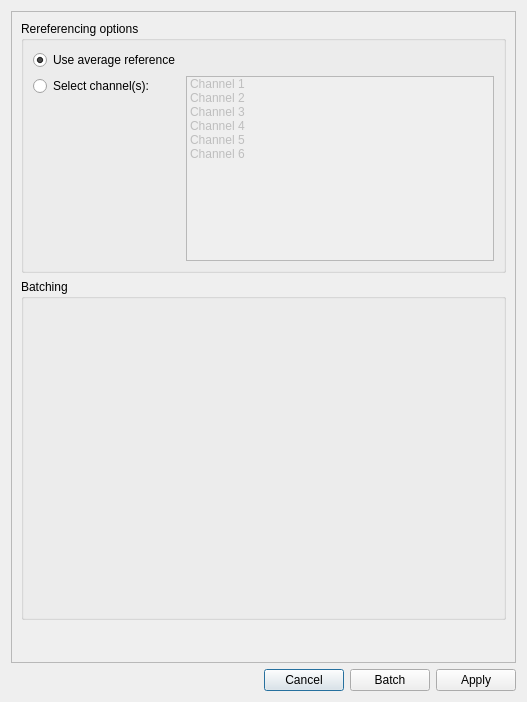
<?xml version="1.0" encoding="UTF-8"?>
<ui version="4.0">
 <class>rereferencingDialog</class>
 <widget class="QDialog" name="rereferencingDialog">
  <property name="geometry">
   <rect>
    <x>0</x>
    <y>0</y>
    <width>527</width>
    <height>702</height>
   </rect>
  </property>
  <property name="windowTitle">
   <string>Meggie - Rereferencing</string>
  </property>
  <layout class="QGridLayout" name="gridLayout_2">
   <item row="1" column="0">
    <layout class="QHBoxLayout" name="horizontalLayout">
     <item>
      <spacer name="horizontalSpacer">
       <property name="orientation">
        <enum>Qt::Horizontal</enum>
       </property>
       <property name="sizeHint" stdset="0">
        <size>
         <width>40</width>
         <height>20</height>
        </size>
       </property>
      </spacer>
     </item>
     <item>
      <widget class="QPushButton" name="pushButtonCancel">
       <property name="text">
        <string>Cancel</string>
       </property>
      </widget>
     </item>
     <item>
      <widget class="QPushButton" name="pushButtonBatch">
       <property name="text">
        <string>Batch</string>
       </property>
      </widget>
     </item>
     <item>
      <widget class="QPushButton" name="pushButtonApply">
       <property name="text">
        <string>Apply</string>
       </property>
      </widget>
     </item>
    </layout>
   </item>
   <item row="0" column="0">
    <widget class="QScrollArea" name="scrollArea">
     <property name="widgetResizable">
      <bool>true</bool>
     </property>
     <widget class="QWidget" name="scrollAreaWidgetContents">
      <property name="geometry">
       <rect>
        <x>0</x>
        <y>0</y>
        <width>507</width>
        <height>646</height>
       </rect>
      </property>
      <layout class="QGridLayout" name="gridLayout">
       <item row="0" column="0">
        <widget class="QGroupBox" name="groupBoxRereference">
         <property name="title">
          <string>Rereferencing options</string>
         </property>
         <layout class="QFormLayout" name="formLayout_2">
          <item row="1" column="0">
           <widget class="QRadioButton" name="radioButtonUseAverage">
            <property name="text">
             <string>Use average reference</string>
            </property>
            <property name="checked">
             <bool>true</bool>
            </property>
           </widget>
          </item>
          <item row="2" column="0">
           <widget class="QRadioButton" name="radioButtonUseChannels">
            <property name="text">
             <string>Select channel(s):</string>
            </property>
           </widget>
          </item>
          <item row="2" column="1">
           <widget class="QListWidget" name="listWidgetChannels">
            <property name="enabled">
             <bool>false</bool>
            </property>
            <property name="selectionMode">
             <enum>QAbstractItemView::ExtendedSelection</enum>
            </property>
            <item>
             <property name="text">
              <string>Channel 1</string>
             </property>
            </item>
            <item>
             <property name="text">
              <string>Channel 2</string>
             </property>
            </item>
            <item>
             <property name="text">
              <string>Channel 3</string>
             </property>
            </item>
            <item>
             <property name="text">
              <string>Channel 4</string>
             </property>
            </item>
            <item>
             <property name="text">
              <string>Channel 5</string>
             </property>
            </item>
            <item>
             <property name="text">
              <string>Channel 6</string>
             </property>
            </item>
           </widget>
          </item>
         </layout>
        </widget>
       </item>
       <item row="2" column="0">
        <spacer name="verticalSpacer">
         <property name="orientation">
          <enum>Qt::Vertical</enum>
         </property>
         <property name="sizeHint" stdset="0">
          <size>
           <width>20</width>
           <height>40</height>
          </size>
         </property>
        </spacer>
       </item>
       <item row="1" column="0">
        <widget class="QGroupBox" name="groupBoxBatching">
         <property name="title">
          <string>Batching</string>
         </property>
         <layout class="QGridLayout" name="gridLayoutBatching">
          <item row="0" column="0">
           <widget class="QWidget" name="batchingWidgetPlaceholder" native="true">
            <property name="minimumSize">
             <size>
              <width>300</width>
              <height>300</height>
             </size>
            </property>
           </widget>
          </item>
         </layout>
        </widget>
       </item>
      </layout>
     </widget>
    </widget>
   </item>
  </layout>
 </widget>
 <resources/>
 <connections>
  <connection>
   <sender>pushButtonCancel</sender>
   <signal>clicked()</signal>
   <receiver>rereferencingDialog</receiver>
   <slot>reject()</slot>
   <hints>
    <hint type="sourcelabel">
     <x>344</x>
     <y>691</y>
    </hint>
    <hint type="destinationlabel">
     <x>18</x>
     <y>131</y>
    </hint>
   </hints>
  </connection>
  <connection>
   <sender>pushButtonApply</sender>
   <signal>clicked()</signal>
   <receiver>rereferencingDialog</receiver>
   <slot>accept()</slot>
   <hints>
    <hint type="sourcelabel">
     <x>516</x>
     <y>691</y>
    </hint>
    <hint type="destinationlabel">
     <x>47</x>
     <y>149</y>
    </hint>
   </hints>
  </connection>
  <connection>
   <sender>pushButtonBatch</sender>
   <signal>clicked()</signal>
   <receiver>rereferencingDialog</receiver>
   <slot>acceptBatch()</slot>
   <hints>
    <hint type="sourcelabel">
     <x>430</x>
     <y>691</y>
    </hint>
    <hint type="destinationlabel">
     <x>35</x>
     <y>469</y>
    </hint>
   </hints>
  </connection>
  <connection>
   <sender>radioButtonUseChannels</sender>
   <signal>toggled(bool)</signal>
   <receiver>listWidgetChannels</receiver>
   <slot>setEnabled(bool)</slot>
   <hints>
    <hint type="sourcelabel">
     <x>101</x>
     <y>104</y>
    </hint>
    <hint type="destinationlabel">
     <x>351</x>
     <y>175</y>
    </hint>
   </hints>
  </connection>
 </connections>
 <slots>
  <slot>acceptBatch()</slot>
 </slots>
</ui>
